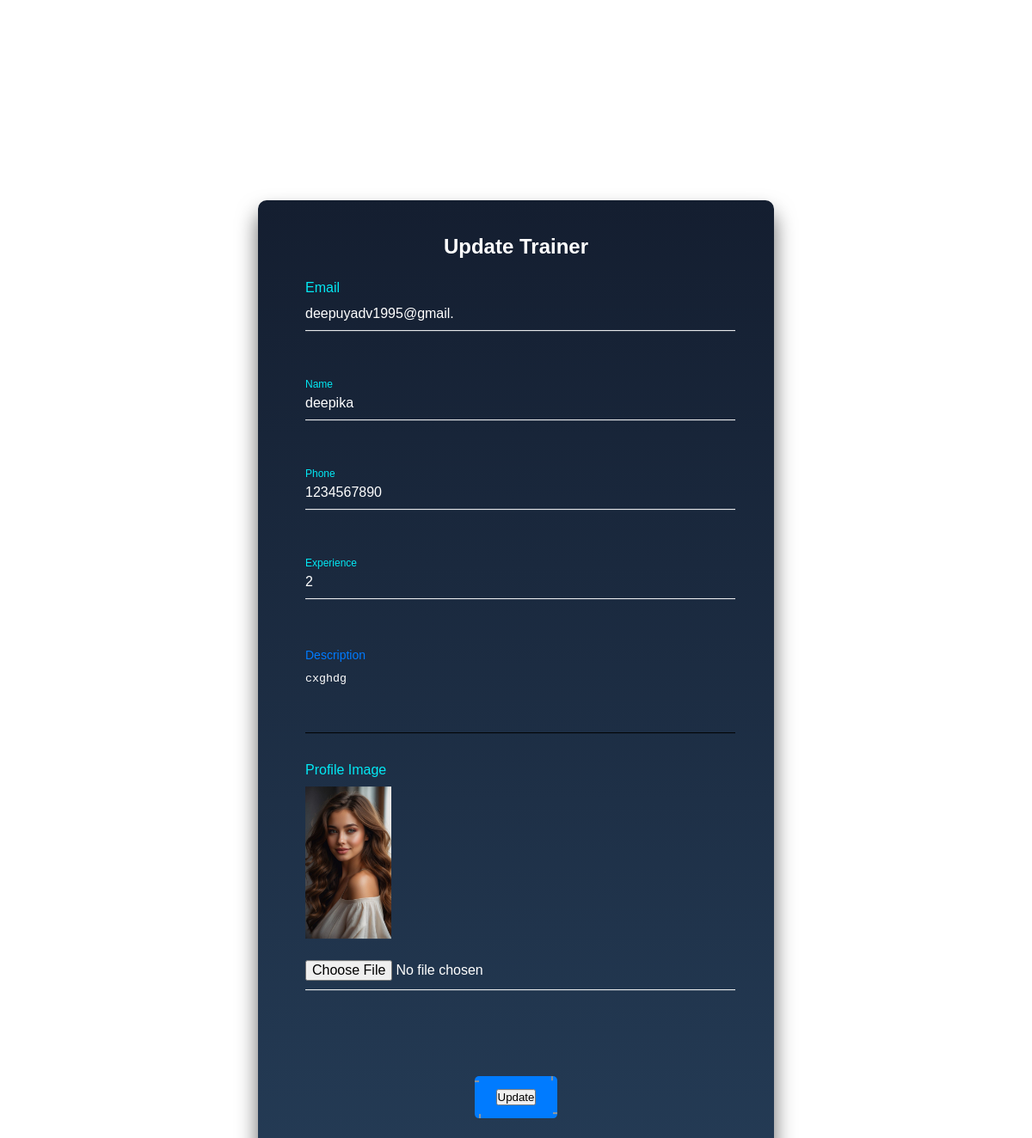
Screenshot of /update_trainer.php?email=deepuyadv1995@gmail.&name=deepika&phone=1234567890&experience=2&description=cxghdg (signed in) with the database file from the repository.
### tables this page shows
CREATE TABLE `trainer` (
  `name` varchar(50) NOT NULL,
  `email` varchar(20) NOT NULL,
  `phone` int(10) NOT NULL,
  `experience` varchar(20) NOT NULL,
  `description` text NOT NULL,
  `profile` blob NOT NULL
);

### update_trainer.php (the view, shortened to what this page needs)
<?php
include('db_conn.php');
if(isset($_GET['email'])) {
    $email = $_GET['email'];
    $sql = "SELECT * FROM trainer WHERE email = ?";
    $stmt = $con->prepare($sql);
    $stmt->bind_param("s", $email);
    $stmt->execute();
    $result = $stmt->get_result();
    if($result->num_rows === 1) {
        $row = $result->fetch_assoc();
        $name = $row['name'];
        $phone = $row['phone'];
        $experience = $row['experience'];
        $description = $row['description'];
        $profile_image = $row['profile'];
    } else {
        echo "Trainer not found.";
        exit();
    }
} else {
    echo "Email not provided.";
    exit();
}
?>
<!DOCTYPE html>
<html lang="en">
<head>
    <link rel="stylesheet" href="css/style.css" type="text/css"/>
</head>
<body>
    <div class="login-box update-form">
        <h2>Update Trainer</h2>
        <form action="update_trainer_process.php" method="POST" enctype="multipart/form-data">
            <div class="user-box">
                <input type="text" name="email" value="<?php echo htmlspecialchars($email); ?>" required readonly>
                <label for="email">Email</label>
            </div>
            <div class="user-box">
                <input type="text" name="name" value="<?php echo htmlspecialchars($name); ?>" required>
                <label for="name">Name</label>
            </div>
            <div class="user-box">
                <input type="text" name="phone" value="<?php echo htmlspecialchars($phone); ?>" required>
                <label for="phone">Phone</label>
            </div>
            <div class="user-box">
                <input type="number" name="experience" value="<?php echo htmlspecialchars($experience); ?>" required>
                <label for="experience">Experience</label>
            </div>
            <div class="user-box">
                <textarea name="description" rows="4" required><?php echo htmlspecialchars($description); ?></textarea>
                <label for="description">Description</label>
            </div>
            <div class="user-box">
                <label for="profile">Profile Image</label>
                <br>
                <?php if (!empty($profile_image)) { ?>
                    <img src="<?php echo htmlspecialchars($profile_image); ?>" alt="Profile Image" style="max-width: 100px; display: block; margin-bottom: 10px;">
                <?php } ?>
                <input type="file" name="profile">
            </div>
            <a href="#">
                <span></span>
                <span></span>
                <span></span>
                <span></span>
                <input type="submit" name="Submit" value="Update">
            </a>
        </form>
    </div>
</body>
</html>

### css/style.css (style rules this page uses)
.login-box { position: absolute; top: 60%; left: 50%; width: 400px; padding: 40px; transform: translate(-50%, -50%); background: rgba(0,0,0,.5); box-sizing: border-box; box-shadow: 0 15px 25px rgba(0,0,0,.6); border-radius: 10px; background: linear-gradient(#141e30, #243b55); font-family: sans-serif; }
.login-box h2 { margin: 0 0 30px; padding: 0; color: #fff; text-align: center; }
.login-box .user-box { position: relative; }
.login-box .user-box input { width: 100%; padding: 10px 0; font-size: 16px; color: #fff; margin-bottom: 30px; border: none; border-bottom: 1px solid #fff; outline: none; background: transparent; }
.login-box .user-box label { position: absolute; top:0; left: 0; padding: 10px 0; font-size: 16px; color: #fff; pointer-events: none; transition: .5s; }
.login-box .user-box input:focus ~ label, .login-box .user-box input:valid ~ label { top: -20px; left: 0; color: #03e9f4; font-size: 12px; }
.login-box form a { position: relative; display: inline-block; padding: 10px 20px; color: #03e9f4; font-size: 16px; text-decoration: none; text-transform: uppercase; overflow: hidden; transition: .5s; margin-top: 40px; letter-spacing: 4px }
.login-box a span { position: absolute; display: block; }
.login-box a span:nth-child(1) { top: 0; left: -100%; width: 100%; height: 2px; background: linear-gradient(90deg, transparent, #949494); animation: btn-anim1 1s linear infinite; }
.login-box a span:nth-child(2) { top: -100%; right: 0; width: 2px; height: 100%; background: linear-gradient(180deg, transparent, #8b9292); animation: btn-anim2 1s linear infinite; animation-delay: .25s }
.login-box a span:nth-child(3) { bottom: 0; right: -100%; width: 100%; height: 2px; background: linear-gradient(270deg, transparent, #949a9b); animation: btn-anim3 1s linear infinite; animation-delay: .5s }
.login-box a span:nth-child(4) { bottom: -100%; left: 0; width: 2px; height: 100%; background: linear-gradient(360deg, transparent, #949a9b); animation: btn-anim4 1s linear infinite; animation-delay: .75s }
* { margin: 5px; padding: 0; box-sizing: border-box; }
body { font-family: sans-serif; display: flex; justify-content: center; align-items: center; flex-wrap: wrap; text-align: center; }

### update_trainer.php (style rules this page uses)
.user-box { position: relative; margin-bottom: 30px; }
.user-box input, .user-box textarea { width: 100%; padding: 10px 0; border: none; border-bottom: 1px solid #000; outline: none; background: transparent; resize: none; }
.user-box label { position: absolute; top: 0; left: 0; padding: 10px 0; font-size: 16px; color: #000; pointer-events: none; transition: 0.5s; }
.user-box input:focus ~ label, .user-box textarea:focus ~ label, .user-box input:valid ~ label, .user-box textarea:valid ~ label { top: -18px; left: 0; color: #007bff; font-size: 14px; }
.update-form { width: 50%; margin: 0 auto; }
.update-form a { display: block; margin-top: 20px; text-align: center; background: #007bff; border: none; outline: none; color: #fff; padding: 10px 20px; cursor: pointer; border-radius: 5px; transition: 0.3s; text-decoration: none; }
.user-box input[name="email"] { padding-top: 20px; }
.user-box label[for="email"] { top: -20px; color: #03e9f4; }
.user-box textarea[name="description"] { color: #fff; padding-top: 20px; }
.user-box label[for="description"] { color: #03e9f4; }
.user-box label[for="profile"] { top: -20px; color: #03e9f4; }

### rows the page displays
trainer: name "deepika", phone "1234567890", experience "2", description "cxghdg", profile (picture)
